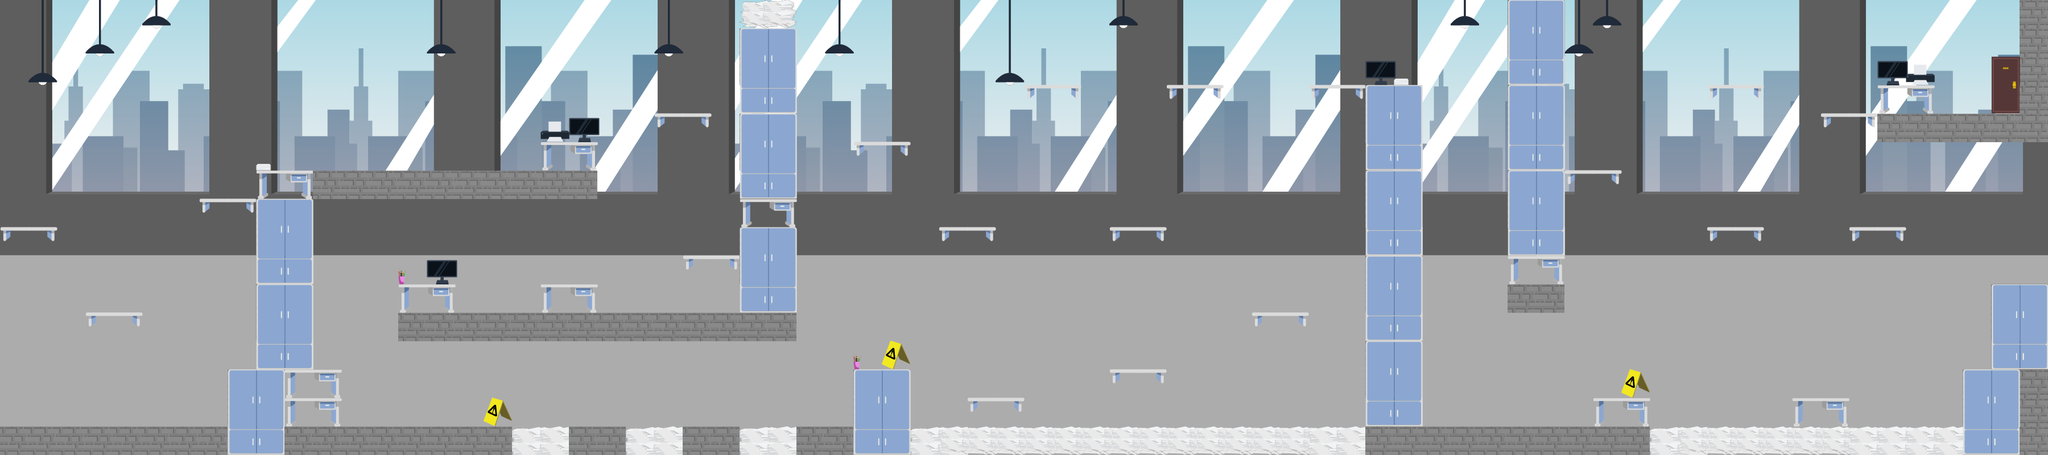

Rendered tile map (Tiled .tmx) drawn with the repository's tilesets; below, a short description and the full map source, tile grids included:
An orthogonal 72x16 tile map with 50x50 px tiles, 2 tile layers (Camada de Tiles 2, Camada de Tiles 1).

<map version="1.5" tiledversion="1.7.2" orientation="orthogonal" renderorder="right-down" width="72" height="16" tilewidth="50" tileheight="50" infinite="0" nextlayerid="6" nextobjectid="1">
 <tileset firstgid="1" source="Tiles Escritório.tsx" />
 <layer id="5" name="Camada de Tiles 2" width="72" height="16">
  <data encoding="csv">
0,0,0,0,0,0,0,0,0,0,0,0,0,0,0,0,0,0,0,0,0,0,0,0,0,0,0,0,0,0,0,0,0,0,0,0,0,0,0,0,0,0,0,0,0,0,0,0,0,0,0,0,0,0,0,0,0,0,0,0,0,0,0,0,0,0,0,0,0,0,0,0,
0,0,0,0,0,0,0,0,0,0,0,0,0,0,0,0,0,0,0,0,0,0,0,0,0,0,0,0,0,0,0,0,0,0,0,0,0,0,0,0,0,0,0,0,0,0,0,0,0,0,0,0,0,0,0,0,0,0,0,0,0,0,0,0,0,0,0,0,0,0,0,0,
0,0,0,0,0,0,0,0,0,0,0,0,0,0,0,0,0,0,0,0,0,0,0,0,0,0,0,0,0,0,0,0,0,0,0,0,0,0,0,0,0,0,0,0,0,0,0,0,0,0,0,0,0,0,0,0,0,0,0,0,0,0,0,0,0,0,0,0,0,0,0,0,
0,0,0,0,0,0,0,0,0,0,0,0,0,0,0,0,0,0,0,0,0,0,0,0,0,0,0,0,0,0,0,0,0,0,0,0,0,0,0,0,0,0,0,0,0,0,0,0,0,0,0,0,0,0,0,0,0,0,0,0,0,0,0,0,0,0,0,0,0,0,0,0,
0,0,0,0,0,0,0,0,0,0,0,0,0,0,0,0,0,0,0,0,0,0,0,0,0,0,0,0,0,0,0,0,0,0,0,0,0,0,0,0,0,0,0,0,0,0,0,0,0,0,0,0,0,0,0,0,0,0,0,0,0,0,0,0,0,0,0,0,0,0,0,0,
0,0,0,0,0,0,0,0,0,0,0,0,0,0,0,0,0,0,0,0,0,0,0,0,0,0,0,0,0,0,0,0,0,0,0,0,0,0,0,0,0,0,0,0,0,0,0,0,0,0,0,0,0,0,0,0,0,0,0,0,0,0,0,0,0,0,0,0,0,0,0,0,
0,0,0,0,0,0,0,0,0,0,0,0,0,0,0,0,0,0,0,0,0,0,0,0,0,0,0,0,0,0,0,0,0,0,0,0,0,0,0,0,0,0,0,0,0,0,0,0,0,0,0,0,0,0,0,0,0,0,0,0,0,0,0,0,0,0,0,0,0,0,0,0,
0,0,0,0,0,0,0,0,0,0,0,0,0,0,0,0,0,0,0,0,0,0,0,0,0,0,0,0,0,0,0,0,0,0,0,0,0,0,0,0,0,0,0,0,0,0,0,0,0,0,0,0,0,0,0,0,0,0,0,0,0,0,0,0,0,0,0,0,0,0,0,0,
0,0,0,0,0,0,0,0,0,0,0,0,0,0,0,0,0,0,0,0,0,0,0,0,0,0,0,0,0,0,0,0,0,0,0,0,0,0,0,0,0,0,0,0,0,0,0,0,0,0,0,0,0,0,0,0,0,0,0,0,0,0,0,0,0,0,0,0,0,0,0,0,
0,0,0,0,0,0,0,0,0,0,0,0,0,0,0,0,0,0,0,0,0,0,0,0,0,0,0,0,0,0,0,0,0,0,0,0,0,0,0,0,0,0,0,0,0,0,0,0,0,0,0,0,0,0,0,0,0,0,0,0,0,0,0,0,0,0,0,0,0,0,0,0,
0,0,0,0,0,0,0,0,0,0,0,0,0,0,0,0,0,0,0,0,0,0,0,0,0,0,0,0,0,0,0,0,0,0,0,0,0,0,0,0,0,0,0,0,0,0,0,0,0,0,0,0,0,0,0,0,0,0,0,0,0,0,0,0,0,0,0,0,0,0,0,0,
0,0,0,0,0,0,0,0,0,0,0,0,0,0,0,0,0,0,0,0,0,0,0,0,0,0,0,0,0,0,0,0,0,0,0,0,0,0,0,0,0,0,0,0,0,0,0,0,0,0,0,0,0,0,0,0,0,0,0,0,0,0,0,0,0,0,0,0,0,0,0,0,
0,0,0,0,0,0,0,0,0,0,0,0,0,0,0,0,0,0,0,0,0,0,0,0,0,0,0,0,0,0,0,0,0,0,0,0,0,0,0,0,0,0,0,0,0,0,0,0,0,0,0,0,0,0,0,0,0,0,0,0,0,0,0,0,0,0,0,0,0,0,0,0,
0,0,0,0,0,0,0,0,0,0,0,0,0,0,0,0,0,0,0,0,0,0,0,0,0,0,0,0,0,0,0,0,0,0,0,0,0,0,0,0,0,0,0,0,0,0,0,0,0,0,0,0,0,0,0,0,0,0,0,0,0,0,0,0,0,0,0,0,0,0,0,0,
0,0,0,0,0,0,0,0,0,0,0,0,0,0,0,0,0,0,0,0,0,0,0,0,0,0,0,0,0,0,0,0,0,0,0,0,0,0,0,0,0,0,0,0,0,0,0,0,0,0,0,0,0,0,0,0,0,0,0,0,0,0,0,0,0,0,0,0,0,0,0,0,
24,25,26,27,28,29,30,31,32,33,34,35,36,37,38,39,40,41,42,43,44,45,46,47,24,25,26,27,28,29,30,31,32,33,34,35,36,37,38,39,40,41,42,43,44,45,46,47,24,25,26,27,28,29,30,31,32,33,34,35,36,37,38,39,40,41,42,43,44,45,46,47
</data>
 </layer>
 <layer id="1" name="Camada de Tiles 1" width="72" height="16" locked="1">
  <data encoding="csv">
0,0,0,0,0,11,0,0,0,0,0,0,0,0,0,0,0,0,0,0,0,0,0,0,0,0,6,0,0,0,0,0,0,0,0,0,0,0,0,11,0,0,0,0,0,0,0,0,0,0,0,11,0,18,18,0,11,0,0,0,0,0,0,0,0,0,0,0,0,0,0,18,
0,0,0,12,0,0,0,0,0,0,0,0,0,0,0,12,0,0,0,0,0,0,0,12,0,0,18,18,0,12,0,0,0,0,0,0,0,0,0,0,0,0,0,0,0,0,0,0,0,0,0,0,0,18,18,12,0,0,0,0,0,0,0,0,0,0,0,0,0,0,0,18,
0,13,0,0,0,0,0,0,0,0,0,0,0,0,0,0,0,0,0,0,0,0,0,0,0,0,18,18,0,0,0,0,0,0,0,13,0,0,0,0,0,0,0,0,0,0,0,0,4,5,0,0,0,1,23,0,0,0,0,0,0,0,0,0,0,0,4,10,0,0,0,18,
0,0,0,0,0,0,0,0,0,0,0,0,0,0,0,0,0,0,0,0,0,0,0,0,0,0,1,0,0,0,0,0,0,0,0,0,21,22,0,0,0,21,22,0,0,0,21,22,18,18,0,0,0,18,18,0,0,0,0,0,21,22,0,0,0,0,19,20,0,0,17,18,
0,0,0,0,0,0,0,0,0,0,0,0,0,0,0,0,0,0,0,10,4,0,0,21,22,0,18,18,0,0,0,0,0,0,0,0,0,0,0,0,0,0,0,0,0,0,0,0,18,18,0,0,0,18,18,0,0,0,0,0,0,0,0,0,21,22,18,18,18,18,18,18,
0,0,0,0,0,0,0,0,0,5,0,0,0,0,0,0,0,0,0,2,20,0,0,0,0,0,18,18,0,0,21,22,0,0,0,0,0,0,0,0,0,0,0,0,0,0,0,0,1,23,0,0,0,1,23,0,0,0,0,0,0,0,0,0,0,0,0,0,0,0,0,0,
0,0,0,0,0,0,0,0,0,2,20,18,18,18,18,18,18,18,18,18,18,0,0,0,0,0,1,0,0,0,0,0,0,0,0,0,0,0,0,0,0,0,0,0,0,0,0,0,18,18,0,0,0,18,18,21,22,0,0,0,0,0,0,0,0,0,0,0,0,0,0,0,
0,0,0,0,0,0,0,21,22,18,18,0,0,0,0,0,0,0,0,0,0,0,0,0,0,0,19,20,0,0,0,0,0,0,0,0,0,0,0,0,0,0,0,0,0,0,0,0,18,18,0,0,0,18,18,0,0,0,0,0,0,0,0,0,0,0,0,0,0,0,0,0,
21,22,0,0,0,0,0,0,0,18,18,0,0,0,0,0,0,0,0,0,0,0,0,0,0,0,18,18,0,0,0,0,0,21,22,0,0,0,0,21,22,0,0,0,0,0,0,0,1,23,0,0,0,1,23,0,0,0,0,0,21,22,0,0,0,21,22,0,0,0,0,0,
0,0,0,0,0,0,0,0,0,1,23,0,0,0,7,4,0,0,0,0,0,0,0,0,21,22,18,18,0,0,0,0,0,0,0,0,0,0,0,0,0,0,0,0,0,0,0,0,18,18,0,0,0,19,20,0,0,0,0,0,0,0,0,0,0,0,0,0,0,0,0,0,
0,0,0,0,0,0,0,0,0,18,18,0,0,0,19,20,0,0,0,19,20,0,0,0,0,0,1,0,0,0,0,0,0,0,0,0,0,0,0,0,0,0,0,0,0,0,0,0,18,18,0,0,0,18,18,0,0,0,0,0,0,0,0,0,0,0,0,0,0,0,18,18,
0,0,0,21,22,0,0,0,0,18,18,0,0,0,18,18,18,18,18,18,18,18,18,18,18,18,18,18,0,0,0,0,0,0,0,0,0,0,0,0,0,0,0,0,21,22,0,0,1,23,0,0,0,0,0,0,0,0,0,0,0,0,0,0,0,0,0,0,0,0,18,18,
0,0,0,0,0,0,0,0,0,1,23,0,0,0,0,0,0,0,0,0,0,0,0,0,0,0,0,0,0,0,7,9,0,0,0,0,0,0,0,0,0,0,0,0,0,0,0,0,18,18,0,0,0,0,0,0,0,0,0,0,0,0,0,0,0,0,0,0,0,0,1,23,
0,0,0,0,0,0,0,0,18,18,19,20,0,0,0,0,0,0,0,0,0,0,0,0,0,0,0,0,0,0,18,18,0,0,0,0,0,0,0,21,22,0,0,0,0,0,0,0,18,18,0,0,0,0,0,0,0,9,0,0,0,0,0,0,0,0,0,0,0,18,18,18,
0,0,0,0,0,0,0,0,18,18,19,20,0,0,0,0,0,9,0,0,0,0,0,0,0,0,0,0,0,0,18,18,0,0,21,22,0,0,0,0,0,0,0,0,0,0,0,0,1,23,0,0,0,0,0,0,19,20,0,0,0,0,0,19,20,0,0,0,0,18,18,18,
18,18,18,18,18,18,18,18,1,23,18,18,18,18,18,18,18,18,8,0,18,18,8,0,18,18,8,0,18,18,1,0,8,6,6,6,6,6,6,6,6,6,6,6,6,6,8,0,18,18,18,18,18,18,18,18,18,18,8,6,6,6,6,6,6,8,8,8,0,1,23,18
</data>
 </layer>
</map>
